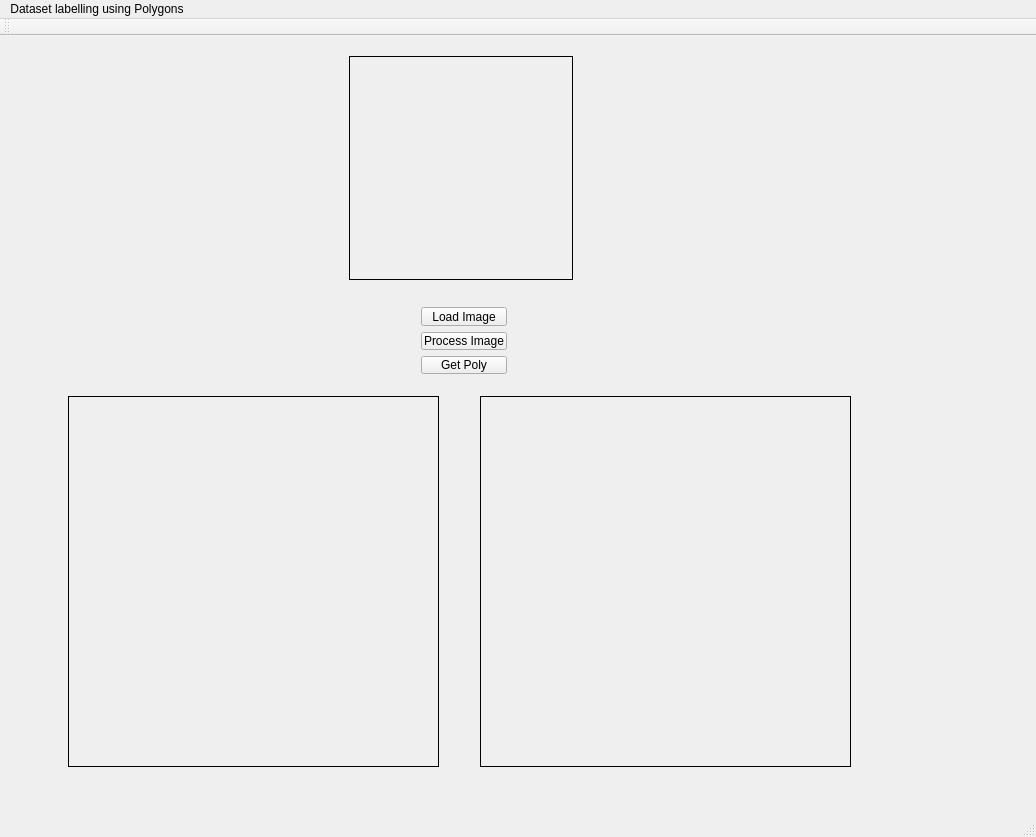
<?xml version="1.0" encoding="UTF-8"?>
<ui version="4.0">
 <class>MainWindow</class>
 <widget class="QMainWindow" name="MainWindow">
  <property name="geometry">
   <rect>
    <x>0</x>
    <y>0</y>
    <width>1036</width>
    <height>837</height>
   </rect>
  </property>
  <property name="windowTitle">
   <string>MainWindow</string>
  </property>
  <widget class="QWidget" name="centralWidget">
   <widget class="QLabel" name="imglabel">
    <property name="geometry">
     <rect>
      <x>349</x>
      <y>20</y>
      <width>224</width>
      <height>224</height>
     </rect>
    </property>
    <property name="frameShape">
     <enum>QFrame::Box</enum>
    </property>
    <property name="text">
     <string/>
    </property>
   </widget>
   <widget class="QLabel" name="imglabel_2">
    <property name="geometry">
     <rect>
      <x>68</x>
      <y>360</y>
      <width>371</width>
      <height>371</height>
     </rect>
    </property>
    <property name="frameShape">
     <enum>QFrame::Box</enum>
    </property>
    <property name="text">
     <string/>
    </property>
   </widget>
   <widget class="QWidget" name="layoutWidget">
    <property name="geometry">
     <rect>
      <x>410</x>
      <y>260</y>
      <width>108</width>
      <height>89</height>
     </rect>
    </property>
    <layout class="QVBoxLayout" name="verticalLayout">
     <item>
      <widget class="QPushButton" name="pushButton">
       <property name="text">
        <string>Load Image</string>
       </property>
      </widget>
     </item>
     <item>
      <widget class="QPushButton" name="ProcessButton">
       <property name="text">
        <string>Process Image</string>
       </property>
      </widget>
     </item>
     <item>
      <widget class="QPushButton" name="PolyButton">
       <property name="text">
        <string>Get Poly</string>
       </property>
      </widget>
     </item>
    </layout>
   </widget>
   <widget class="QLabel" name="imglabel_3">
    <property name="geometry">
     <rect>
      <x>480</x>
      <y>360</y>
      <width>371</width>
      <height>371</height>
     </rect>
    </property>
    <property name="frameShape">
     <enum>QFrame::Box</enum>
    </property>
    <property name="text">
     <string/>
    </property>
   </widget>
  </widget>
  <widget class="QToolBar" name="mainToolBar">
   <attribute name="toolBarArea">
    <enum>TopToolBarArea</enum>
   </attribute>
   <attribute name="toolBarBreak">
    <bool>false</bool>
   </attribute>
  </widget>
  <widget class="QStatusBar" name="statusBar"/>
  <widget class="QMenuBar" name="menuBar">
   <property name="geometry">
    <rect>
     <x>0</x>
     <y>0</y>
     <width>1036</width>
     <height>22</height>
    </rect>
   </property>
   <widget class="QMenu" name="menuDataset_labelling_using_Polygons">
    <property name="title">
     <string>Dataset labelling using Polygons</string>
    </property>
   </widget>
   <addaction name="menuDataset_labelling_using_Polygons"/>
  </widget>
 </widget>
 <layoutdefault spacing="6" margin="11"/>
 <resources/>
 <connections/>
</ui>
